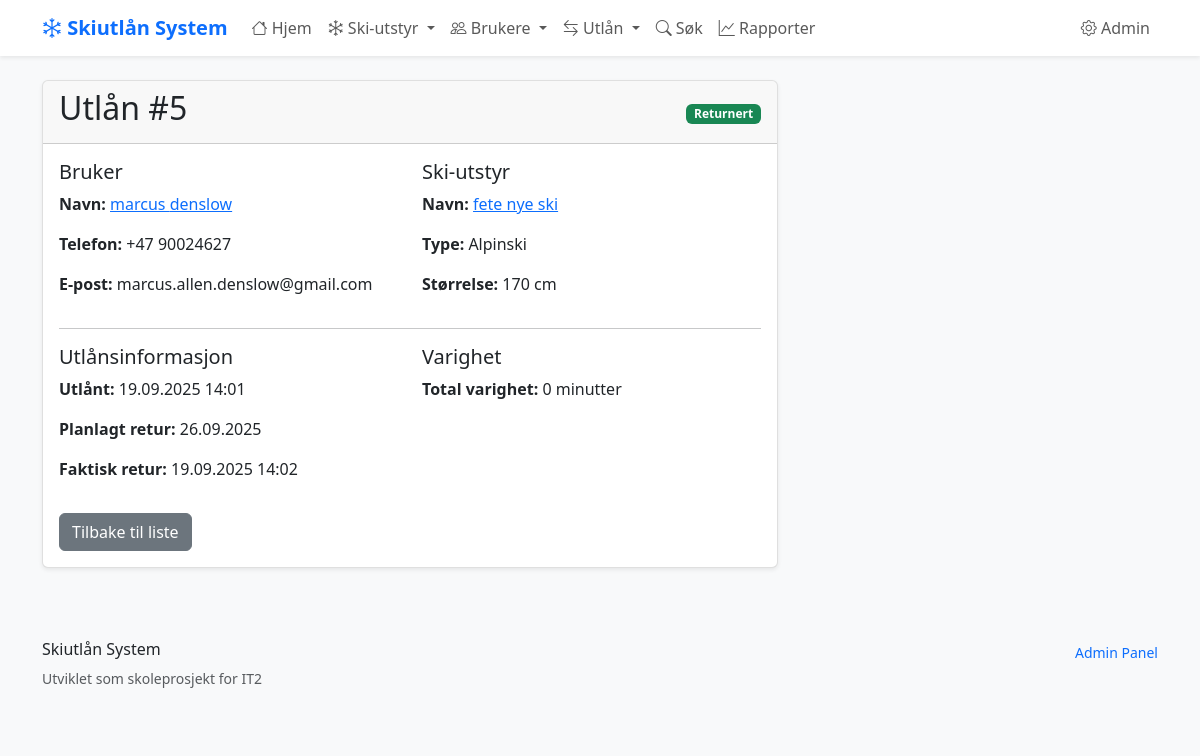
Screenshot of /utlan/5/ with the database file from the repository.
### skiutlan/models.py (models this page shows, shortened)
class Utlan(models.Model):
    bruker = models.ForeignKey(Bruker, on_delete=models.CASCADE)
    ski_item = models.ForeignKey(SkiItem, on_delete=models.CASCADE)
    utlant_dato = models.DateTimeField(auto_now_add=True)
    planlagt_retur = models.DateField()
    returnert_dato = models.DateTimeField(blank=True, null=True)

class Bruker(models.Model):
    fornavn = models.CharField(max_length=50)
    etternavn = models.CharField(max_length=50)
    telefon = models.CharField(
        max_length=15,
        unique=True,  # Hver bruker må ha unikt telefonnummer
        help_text="Telefonnummer med landkode (+47)"
    )
    epost = models.EmailField(blank=True, null=True)
    registrert = models.DateTimeField(auto_now_add=True)
    class Meta:
        verbose_name = "Bruker"
        verbose_name_plural = "Brukere"
        ordering = ['etternavn', 'fornavn']

class SkiItem(models.Model):
    SKI_TYPES = [
        ('alpinski', 'Alpinski'),
        ('langrenn', 'Langrennsski'),
        ('snowboard', 'Snowboard'),
        ('stovler', 'Skistøvler'),
        ('staver', 'Skistaver'),
    ]
    navn = models.CharField(max_length=100, help_text="Navn på ski-elementet")
    type_ski = models.CharField(
        max_length=20,
        choices=SKI_TYPES,
        help_text="Type ski-element"
    )
    storrelse = models.IntegerField(
        validators=[MinValueValidator(1), MaxValueValidator(300)],
        help_text="Størrelse i cm for ski/staver, EU-størrelse for støvler"
    )
    tilstand = models.CharField(
        max_length=20,
        choices=[
            ('utmerket', 'Utmerket'),
            ('god', 'God'),
            ('slitt', 'Slitt'),
            ('reparasjon', 'Trenger reparasjon'),
        ],
        default='god'
    )
    opprettet = models.DateTimeField(auto_now_add=True)
    oppdatert = models.DateTimeField(auto_now=True)
    class Meta:
        verbose_name = "Ski-element"
        verbose_name_plural = "Ski-elementer"
        ordering = ['type_ski', 'storrelse']  # Sorterer automatisk

### skiutlan/views.py (the view)
# urls.py: path('utlan/<int:utlan_id>/', views.utlan_detalj, name='utlan_detalj'),
def utlan_detalj(request, utlan_id):
    utlan = get_object_or_404(Utlan, id=utlan_id)
    context = {
        'utlan': utlan,
    }
    return render(request, 'skiutlan/utlan_detalj.html', context)

### skiutlan/templates/skiutlan/utlan_detalj.html (shortened to what this page needs)
{% extends 'skiutlan/base.html' %}
{% block content %}
<div class="row">
    <div class="col-md-8">
        <div class="card">
            <div class="card-header d-flex justify-content-between align-items-center">
                <h2>Utlån #{{ utlan.id }}</h2>
                <div>
                    {% if utlan.returnert_dato %}
                        <span class="badge bg-success">Returnert</span>
                    {% endif %}
                </div>
            </div>
            <div class="card-body">
                <div class="row">
                    <div class="col-md-6">
                        <h5>Bruker</h5>
                        <p><strong>Navn:</strong>
                            <a href="{% url 'skiutlan:bruker_detalj' utlan.bruker.id %}">
                                {{ utlan.bruker.fornavn }} {{ utlan.bruker.etternavn }}
                            </a>
                        </p>
                        <p><strong>Telefon:</strong> {{ utlan.bruker.telefon }}</p>
                        <p><strong>E-post:</strong> {{ utlan.bruker.epost|default:"Ikke oppgitt" }}</p>
                    </div>
                    <div class="col-md-6">
                        <h5>Ski-utstyr</h5>
                        <p><strong>Navn:</strong>
                            <a href="{% url 'skiutlan:ski_item_detalj' utlan.ski_item.id %}">
                                {{ utlan.ski_item.navn }}
                            </a>
                        </p>
                        <p><strong>Type:</strong> {{ utlan.ski_item.get_type_ski_display }}</p>
                        <p><strong>Størrelse:</strong> {{ utlan.ski_item.storrelse }}
                        {% if utlan.ski_item.type_ski == 'stovler' %}EU{% else %}cm{% endif %}</p>
                    </div>
                </div>
                <hr>
                <div class="row">
                    <div class="col-md-6">
                        <h5>Utlånsinformasjon</h5>
                        <p><strong>Utlånt:</strong> {{ utlan.utlant_dato|date:"d.m.Y H:i" }}</p>
                        <p><strong>Planlagt retur:</strong> {{ utlan.planlagt_retur|date:"d.m.Y" }}</p>
                        {% if utlan.returnert_dato %}
                            <p><strong>Faktisk retur:</strong> {{ utlan.returnert_dato|date:"d.m.Y H:i" }}</p>
                        {% endif %}
                    </div>
                    <div class="col-md-6">
                        <h5>Varighet</h5>
                        {% if utlan.returnert_dato %}
                            <p><strong>Total varighet:</strong>
                                {{ utlan.returnert_dato|timeuntil:utlan.utlant_dato }}</p>
                        {% else %}
                            <p><strong>Varighet så langt:</strong>
                                {{ utlan.utlant_dato|timesince }}</p>
                        {% endif %}
                    </div>
                </div>
                <div class="mt-3">
                    <a href="{% url 'skiutlan:utlan_liste' %}" class="btn btn-secondary">Tilbake til liste</a>
                </div>
            </div>
        </div>
    </div>
</div>
{% endblock %}

### skiutlan/templates/skiutlan/base.html (style rules this page uses)
:root { --primary-color: #0d6efd; --secondary-color: #6c757d; --success-color: #198754; --warning-color: #ffc107; --danger-color: #dc3545; }
body { font-family: 'Segoe UI', Tahoma, Geneva, Verdana, sans-serif; background-color: #f8f9fa; }
.card { box-shadow: 0 0.125rem 0.25rem rgba(0, 0, 0, 0.075); border: 1px solid rgba(0, 0, 0, 0.125); }

### rows the page displays
Utlan: id "5", bruker.fornavn "marcus", bruker.etternavn "denslow", bruker.telefon "+47 90024627", bruker.epost "marcus.allen.denslow@gmail.com", ski_item.navn "fete nye ski", ski_item.type_ski "Alpinski", ski_item.storrelse "170", utlant_dato "19.09.2025 14:01", planlagt_retur "26.09.2025", returnert_dato "19.09.2025 14:02", returnert_dato "0 minutter"
